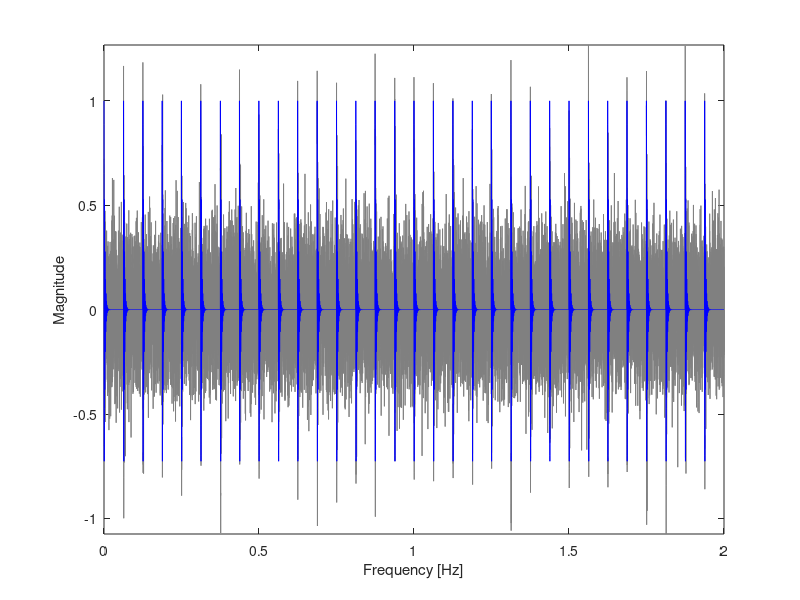
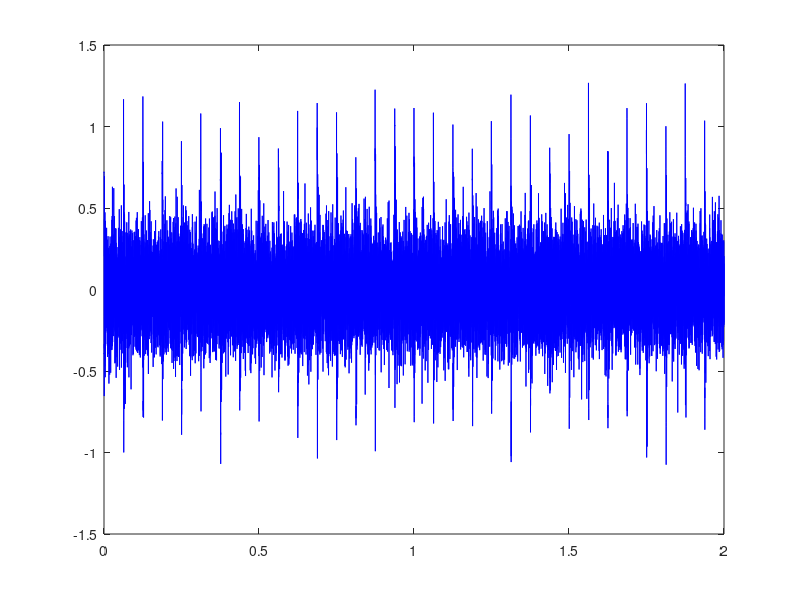

Write MATLAB code to recreate these figures, in order. (Note: this script raises an error after producing the figures.)
%% import signal
clear
clc
close all
%% Two fault modes with common resonant frequency
fr1=3;  % convolution freq.
a1=1;    % amplitude for sig1;
fn1=625; % resonant freq.
zeta=400; % decaying rate
T1=1/16;  % fault frequency for sig1;
fs=10000;  % sampling freq.

% Generating the signal
t1=0:1/fs:T1;
sig_1=(a1*exp(-zeta*t1).*cos(2*pi*fn1*t1));  % single impulse

t=0:1/fs:2;
sig0=zeros(size(t));
for i=1:fix(t(end)/T1)
    if i==1 || i==fix(t(end)/T1)
        inde=max(find(t<=T1*(i-1)));
    else
        inde=max(find(t<=T1*(i-1)+(rand(1)-0.5)*2*1/100*T1));
%         inde=max(find(t<=T1*(i-1)+dd(mod(round(rand(1)*10),3)+1)*13/100*T1));
%         inde=max(find(t<=T1*(i-1)+dd(randperm(3,1))*0.75/100*T1));
    end
    sig0(inde:inde+length(sig_1)-1)=sig_1;
end
% sig1=(cos(2*pi*fr1*t)+1).*sig0;  % fault signal 1
sig1=sig0;
sig=awgn(sig1,-5,'measured');
% figure,plot(t,sig,'b')
figure,plot(t,sig,'color',0.5*[1 1 1])
hold on
plot(t,sig1,'b-')
axis tight
xlim([0 2])
xlabel('time [s]'),ylabel('Amplitude')
% frequency analysis
pp=abs(fft(sig))/length(sig)*2;
pp(1)=0;
ff=(0:length(pp)-1)/length(pp)*fs;
n1=floor(length(pp)/2);
%figure,plot(ff(1:n1),pp(1:n1),'b')
% xlim([400 1000])
xlabel('Frequency [Hz]'),ylabel('Magnitude')
y=sig;
y=y(1:20000);
soft = @(x, T) max(1 - T./abs(x), 0) .* x;

%% signal parameters
fs=10000;  % sampling freq.
t=(0:length(y)-1)/fs;
figure,plot(t,y,'b')

%% TQWT parameters
% High Q-factor wavelet transform
gamma=0.85;
%%% w = tqwt(x,Q,r,J);              % TQWT
%%%y = itqwt(w,Q,r,length(x));             % Inverse TQWT




%% Q,R inter
Q_range = 1:1:10;               
r_range = 3:1:5;
ka_range = 0.3:0.1:1;
N=200;
snr =zeros();
for i = 1 :length(Q_range)
    Q= Q_range(i);
    for j = 1:length(r_range)
        r = r_range(j);
        J = min(10,computeJmax(N,Q,r));
        for k=1:length(ka_range)
            ka = ka_range(k);
            [x,~]=TQWT_SR_GMC_penalty_fun(y,Q,r,J,gamma,ka,0);
            y_GMC = itqwt(x,Q,r,length(y));
            snr(i,j,k)=SNR_singlech(y_GMC,sig1(1:length(y)));
        end
    end
end

%% choose Q,r,J
[i,j]=max(snr);
i=squeeze(i);
j=squeeze(j);
[i_,j_]=max(i);
[i__,j__]=max(i_);
max_k=j__;
max_j=j_(max_k);
max_i=j(max_j,max_k);
Q = Q_range(max_i);
r = r_range(max_j);
ka = ka_range(max_k);
J = min(10,computeJmax(N,Q,r));

%% TQWT sparse representation
[x,v]=TQWT_SR_GMC_penalty_fun(y,Q,r,J,gamma,ka,0);
y_GMC = itqwt(x,Q,r,length(y));
figure,plot(t,sig1(1:length(y)),'r--',t,y_GMC,'b')

%% SIGNAL-NOISE RATIO
snr=SNR_singlech(y_GMC,sig1(1:length(y)));



%% kurtosis
ku=kurtosis(y_GMC);

       